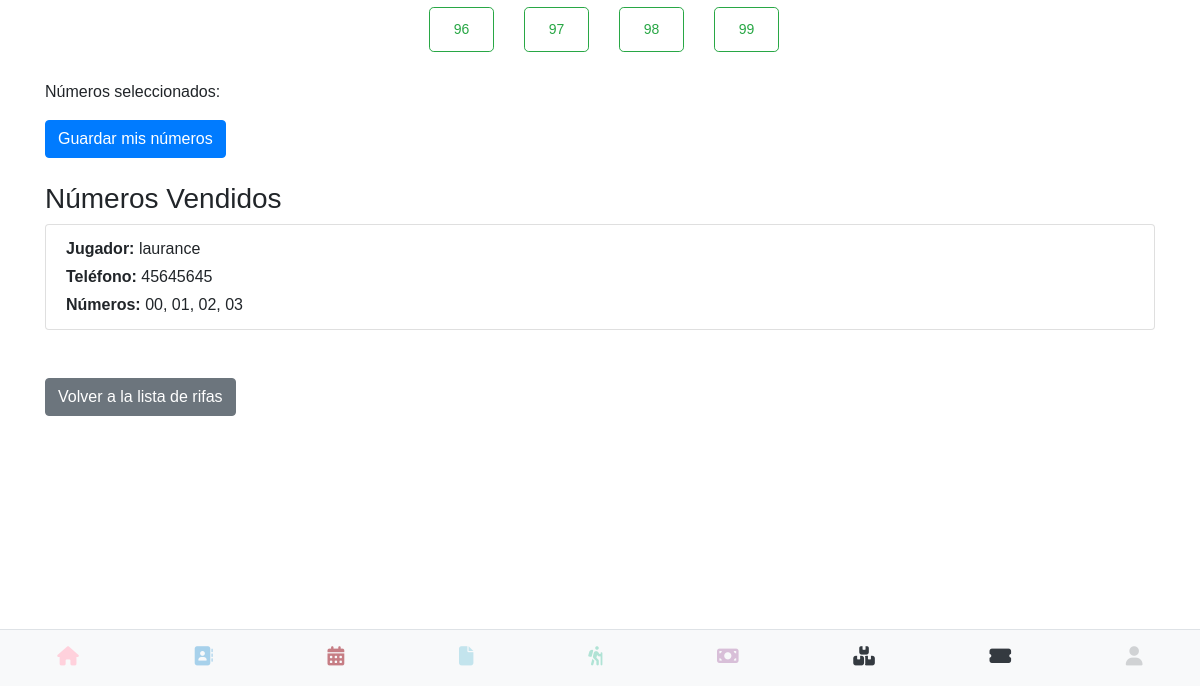
The app's page /rifas/ver_rifa/3 (signed in, lower part), older data.
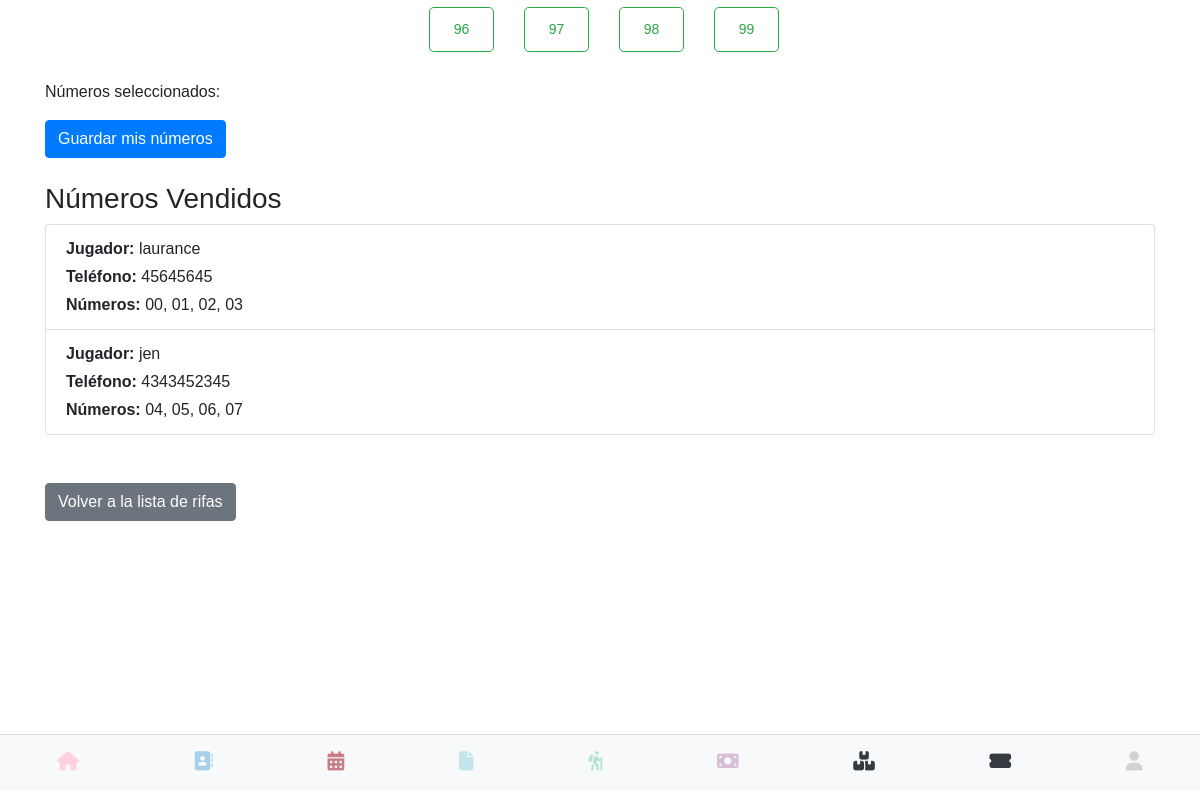
The same page, newer data.
### rifas.py (models this page shows)
class NumeroRifa(db.Model):
    __tablename__ = 'numeros_rifa'
    id = db.Column(db.Integer, primary_key=True)
    rifa_id = db.Column(db.Integer, db.ForeignKey('rifas.id'), nullable=False)
    numero = db.Column(db.String(2), nullable=False) # Almacena el número como string (ej. "00", "05", "99")
    nombre_jugador = db.Column(db.String(255), nullable=False)
    telefono_jugador = db.Column(db.String(20), nullable=False)
    fecha_seleccion = db.Column(db.DateTime, default=datetime.utcnow)
    __table_args__ = (db.UniqueConstraint('rifa_id', 'numero', name='_rifa_numero_uc'),)
    def __repr__(self):
        return f'<NumeroRifa Rifa: {self.rifa_id}, Número: {self.numero}, Jugador: {self.nombre_jugador}>'

### rifas.py (the view, shortened to what this page needs)
@rifas_bp.route('/ver_rifa/<int:rifa_id>', methods=['GET', 'POST'])
@login_required
def ver_rifa(rifa_id):
    rifa = obtener_rifa_por_id(rifa_id)
    if not rifa:
        flash('Rifa no encontrada.', 'danger')
        return redirect(url_for('rifas.lista_rifas'))
    numeros_vendidos_objetos = obtener_numeros_vendidos(rifa_id)
    print(f"DEBUG (GET/POST): Objetos NumeroRifa recuperados de la DB: {numeros_vendidos_objetos}")
    numeros_ocupados_para_botones = {str(n.numero).zfill(2): {'nombre': n.nombre_jugador, 'telefono': n.telefono_jugador} for n in numeros_vendidos_objetos}
    print(f"DEBUG (GET/POST): Diccionario numeros_ocupados_para_botones: {numeros_ocupados_para_botones}")
    grouped_numeros_por_jugador = {}
    for num_obj in numeros_vendidos_objetos:
        normalized_nombre = num_obj.nombre_jugador.strip().lower()
        normalized_telefono = re.sub(r'\D', '', num_obj.telefono_jugador).strip()
        player_key = (normalized_nombre, normalized_telefono)
        if player_key not in grouped_numeros_por_jugador:
            grouped_numeros_por_jugador[player_key] = {
                'nombre_original': num_obj.nombre_jugador, # Mantener el nombre original para mostrar
                'telefono': num_obj.telefono_jugador,
                'numeros': []
            }
        grouped_numeros_por_jugador[player_key]['numeros'].append(str(num_obj.numero).zfill(2)) # CAMBIO CLAVE AQUÍ: Asegurar que se añaden como cadenas de 2 dígitos
    for player_data in grouped_numeros_por_jugador.values():
        player_data['numeros'].sort()
    form = SeleccionarNumerosForm()
    return render_template('ver_rifa.html',
                           rifa=rifa,
                           numeros_ocupados=numeros_ocupados_para_botones,
                           grouped_numeros_por_jugador=grouped_numeros_por_jugador,
                           form=form)

### rifas.py
class SeleccionarNumerosForm(FlaskForm):
    nombre_jugador = StringField('Nombre del Jugador', validators=[DataRequired()])
    telefono_jugador = StringField('Teléfono del Jugador', validators=[DataRequired()])
    numeros_seleccionados = StringField('Números Seleccionados (internos)', render_kw={'readonly': True})
    submit = SubmitField('Guardar mis números')

### app.py (called while the page is built)
@login_manager.user_loader
def load_user(user_id):
    return User.query.get(int(user_id))

### models.py (called while the page is built)
    @property
    def is_authenticated(self):
        return True

### rifas.py (called while the page is built)
def obtener_numeros_vendidos(rifa_id):
    return NumeroRifa.query.filter_by(rifa_id=rifa_id).all()

def obtener_rifa_por_id(rifa_id):
    return Rifa.query.get(rifa_id)

### templates/ver_rifa.html (shortened to what this page needs)
{% extends "base.html" %}
{% block content %}
<div class="container mt-4">
    <form method="POST" action="{{ url_for('rifas.ver_rifa', rifa_id=rifa.id) }}" class="mb-4">
        <div class="row g-2 mb-4 justify-content-center" id="numeros-container">
            {% for i in range(100) %}
                {% set num_str = '%02d' % i %}
                {% set is_occupied = num_str in numeros_ocupados %}
                <div class="col-3 col-sm-2 col-md-1">
                    <button type="button"
                            class="btn btn-sm w-100 {% if is_occupied %}btn-danger{% else %}btn-outline-success{% endif %} rounded-lg"
                            data-numero="{{ num_str }}"
                            id="btn-{{ num_str }}"
                            data-bs-toggle="tooltip" data-bs-placement="top"
                            title="{% if is_occupied %}Ocupado por: {{ numeros_ocupados[num_str].nombre }} (Tel: {{ numeros_ocupados[num_str].telefono }}){% else %}Disponible{% endif %}">
                        {{ num_str }}
                    </button>
                </div>
            {% endfor %}
        </div>
        <div class="mb-3">
            <p>Números seleccionados: </p>
        </div>
        {{ form.submit(class="btn btn-primary") }}
    </form>
    <h3 class="mt-4">Números Vendidos</h3>
    {% if grouped_numeros_por_jugador %}
    <div class="list-group mb-4">
        {% for player_key, player_data in grouped_numeros_por_jugador.items() %}
        <div class="list-group-item">
            <p class="mb-1"><strong>Jugador:</strong> {{ player_data.nombre_original }}</p>
            <p class="mb-1"><strong>Teléfono:</strong> {{ player_data.telefono }}</p>
            <p class="mb-0"><strong>Números:</strong> {{ player_data.numeros | join(', ') }}</p>
        </div>
        {% endfor %}
    </div>
    {% else %}
    <div class="alert alert-info" role="alert">
        Aún no se han vendido números para esta rifa.
    </div>
    {% endif %}
    <a href="{{ url_for('rifas.lista_rifas') }}" class="btn btn-secondary mt-4">Volver a la lista de rifas</a>
</div>
{% endblock %}

### templates/base.html (shortened to what this page needs)
<!DOCTYPE html>
<html lang="es">
<head>
    <link rel="stylesheet" type="text/css" href="{{ url_for('static', filename='css/main.css') }}">
    <link rel="stylesheet" href="https://cdn.jsdelivr.net/npm/sweetalert2@11/dist/sweetalert2.min.css">
</head>
<body>
<div class="container-block margin-bottom-large">
    {% block content %}
    {% endblock %}
</div>
{% include "navbar.html" %}
</body>
</html>

### templates/navbar.html
<nav class="magic-navbar">
    <div class="magic-nav-buttons">
        <div class="magic-nav-button">
            <a href="{{ url_for('index') }}">
                <i class="fas fa-home"></i>
            </a>
        </div>
        <div class="magic-nav-button">
            <a href="{{ url_for('listar_contacto') }}">
                <i class="fa-solid fa-address-book"></i>
            </a>
        </div>
        <div class="magic-nav-button">
            <a href="{{ url_for('calendario') }}">
                <i class="fa-solid fa-calendar-days"></i>
            </a>
        </div>
        <div class="magic-nav-button">
            <a href="{{ url_for('ver_facturas') }}">
                <i class="fa-solid fa-file"></i>
            </a>
        </div>
        <div class="magic-nav-button">
            <a href="{{ url_for('ver_eventos') }}">
                <i class="fa-solid fa-person-hiking"></i>
            </a>
        </div>
        <div class="magic-nav-button">
            <a href="{{ url_for('pagos.ver_pagos') }}">
                <i class="fa-solid fa-money-bill"></i>
            </a>
        </div>
        <div class="magic-nav-button">
            <a href="{{ url_for('inventario_bp.ver_inventario') }}">
                <i class="fa-solid fa-boxes-stacked"></i>
            </a>
        </div>
        <div class="magic-nav-button">
            <a href="{{ url_for('rifas.lista_rifas') }}">
                <i class="fa-solid fa-ticket-alt"></i>
            </a>
        </div>
        <div class="magic-nav-button">
            {% if current_user.is_authenticated %}
                <a href="#" style="pointer-events: none; opacity: 0.2;">
                    <i class="fas fa-user"></i>
                </a>
            {% else %}
                <a href="{{ url_for('login') }}">
                    <i class="fas fa-sign-in-alt"></i>
                </a>
            {% endif %}
        </div>
    </div>
</nav>

### static/css/navbar.css (style rules this page uses)
.magic-navbar { background-color: #f8f9fa; color: #343a40; padding: 0.5rem 0; position: fixed; bottom: 0; left: 0; width: 100%; z-index: 1000; border-top: 1px solid #dee2e6; }
.magic-nav-buttons { display: flex; justify-content: space-around; align-items: center; }
.magic-nav-button { flex-grow: 1; text-align: center; padding: 0.5rem 0; }
.magic-nav-button a { display: block; color: inherit; text-decoration: none; }
.magic-nav-button i { font-size: 1.2rem; margin-bottom: 0.2rem; }
.magic-nav-button:nth-child(1) i { color: #FFD1DC; }
.magic-nav-button:nth-child(2) i { color: #A7D1EB; }
.magic-nav-button:nth-child(3) i { color: #c67D84; }
.magic-nav-button:nth-child(4) i { color: #C3E4ED; }
.magic-nav-button:nth-child(5) i { color: #B0E3D5; }
.magic-nav-button:nth-child(6) i { color: #D8BFD8; }

### static/css/base.css (style rules this page uses)
body { font-family: sans-serif; margin: 0; }
.margin-bottom-large { margin-bottom: 250px; }
.container { width: 80%; margin: 20px auto; padding: 20px; }

### static/css/perfil.css (style rules this page uses)
body { font-family: sans-serif; margin: 20px; }

Row changes from the older to the newer data that the page shows:
added NumeroRifa: nombre_original "jen", telefono "4343452345"
Text that changed along with them:
new list line: "Jugador: Teléfono: Números: 04, 05, 06, 07"
